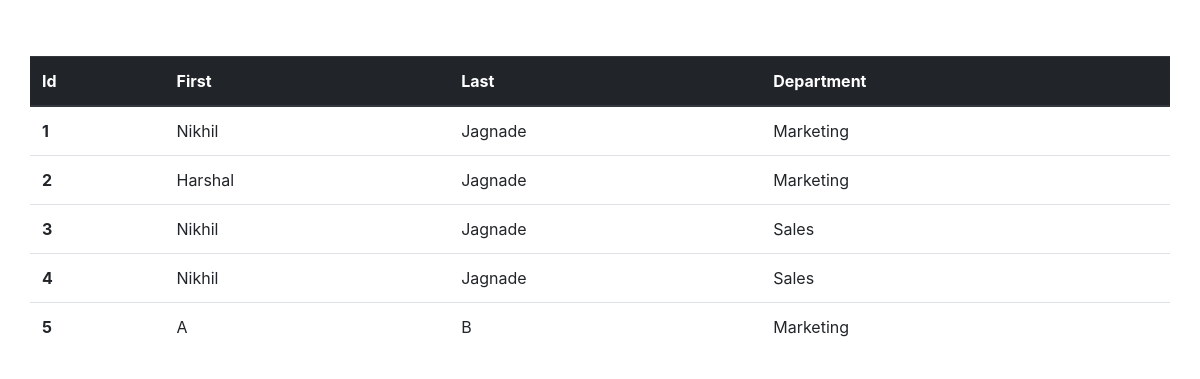
Screenshot of /employee/all-emp with the database file from the repository.
### employee/models.py (models this page shows, shortened)
class Employee(models.Model):
    first_name = models.CharField(max_length=100, null=False)
    last_name = models.CharField(max_length=100)
    dept = models.ForeignKey(Department, on_delete=models.CASCADE)
    salary = models.IntegerField(default=0)
    bonus = models.IntegerField(default=0)
    role = models.ForeignKey(Role, on_delete=models.CASCADE)
    phone = models.IntegerField(default=0)
    hire_date = models.DateField()

class Department(models.Model):
    name = models.CharField(max_length=50, null=False)
    location = models.CharField(max_length=100)
    def __str__(self):
        return self.name

### employee/views.py (the view)
# urls.py: path('all-emp', all_emp, name="all_emp"),
def all_emp(request):
    emps = Employee.objects.all()
    context = {
        'employees': emps
    }
    return render(request, 'all_emp.html', context)

### employee/templates/all_emp.html (shortened to what this page needs)
<!doctype html>
<html lang="en">
  <head>
    <link rel="stylesheet" href="https://cdn.jsdelivr.net/npm/bootstrap@4.0.0/dist/css/bootstrap.min.css">
  </head>
  <body>
    <div class="container">
        <div class="row">
            <div class="col-sm">
                <h1> &nbsp; </h1>
                <div class="row">
                    <table class="table">
                        <thead class="thead-dark">
                            <tr>
                                <th scope="col">Id</th>
                                <th scope="col">First</th>
                                <th scope="col">Last</th>
                                <th scope="col">Department</th>
                            </tr>
                        </thead>
                        <tbody>
                            {% for e in employees %}
                            <tr>
                                <th scope="row">{{e.id}}</th>
                                <td>{{e.first_name}}</td>
                                <td>{{e.last_name}}</td>
                                <td>{{e.dept}}</td>
                            </tr>
                            {% endfor %}
                        </tbody>
                      </table>
                </div>
            </div>
        </div>
    </div>
  </body>
</html>

### rows the page displays
Employee: id "1", first_name "Nikhil", last_name "Jagnade", dept "Marketing"
Employee: id "2", first_name "Harshal", last_name "Jagnade", dept "Marketing"
Employee: id "3", first_name "Nikhil", last_name "Jagnade", dept "Sales"
Employee: id "4", first_name "Nikhil", last_name "Jagnade", dept "Sales"
Employee: id "5", first_name "A", last_name "B", dept "Marketing"
